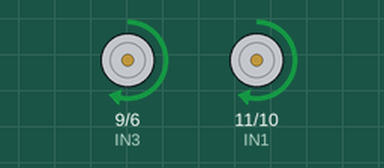
This sketch was run on a simulated Arduino Uno, built with avr-gcc and run on an emulated ATmega328P. Shown: motor-driver pin pairs drawn as motors (green arrow = first pin HIGH = forward, orange = second pin HIGH = backward, longer = more drive). What the sketch prints to the serial monitor is not drawn.

Above: at 2.5 s.
At 32.5 s:
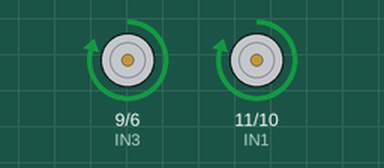
At 42.5 s:
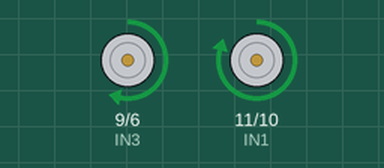
At 47.5 s:
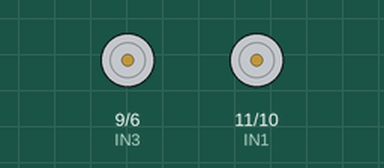
Timing chart, 0 to 52.0 s (numbered marks = the images above):
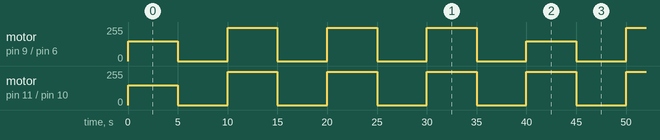

Measured:
- by itself, motor on pin 9 (IN3) / pin 6 (IN4): repeats every 40.0 s: 3 × (stopped 5.0 s, forward 250/255 5.0 s), stopped 5.0 s, forward 150/255 5.0 s
- by itself, motor on pin 11 (IN1) / pin 10 (IN2): repeats every 10.0 s: stopped 5.0 s, forward 250/255 5.0 s

The sketch:

ROS_Ardu_L298_Testing.ino
```cpp
#define IN1 11
#define IN2 10
#define IN3 9
#define IN4 6

void setup() {
  pinMode(IN1, OUTPUT);
  pinMode(IN2, OUTPUT);
  pinMode(IN3, OUTPUT);
  pinMode(IN4, OUTPUT);
  Serial.begin(9600);
  Serial.println("System is started.....");

}
void loop()
{
  analogWrite(IN1, 150);//Left Motor
  analogWrite(IN2, 0);
  analogWrite(IN3, 150); // Right Motor
  analogWrite(IN4, 0);
  delay(5000);
  analogWrite(IN1, 0);//Left Motor
  analogWrite(IN2, 0);
  analogWrite(IN3, 0); // Right Motor
  analogWrite(IN4, 0);
  delay(5000);
  analogWrite(IN1, 250);//Left Motor
  analogWrite(IN2, 0);
  analogWrite(IN3, 250); // Right Motor
  analogWrite(IN4, 0);
  delay(5000);
  analogWrite(IN1, 0);//Left Motor
  analogWrite(IN2, 0);
  analogWrite(IN3, 0); // Right Motor
  analogWrite(IN4, 0);
  delay(5000);
}
```
